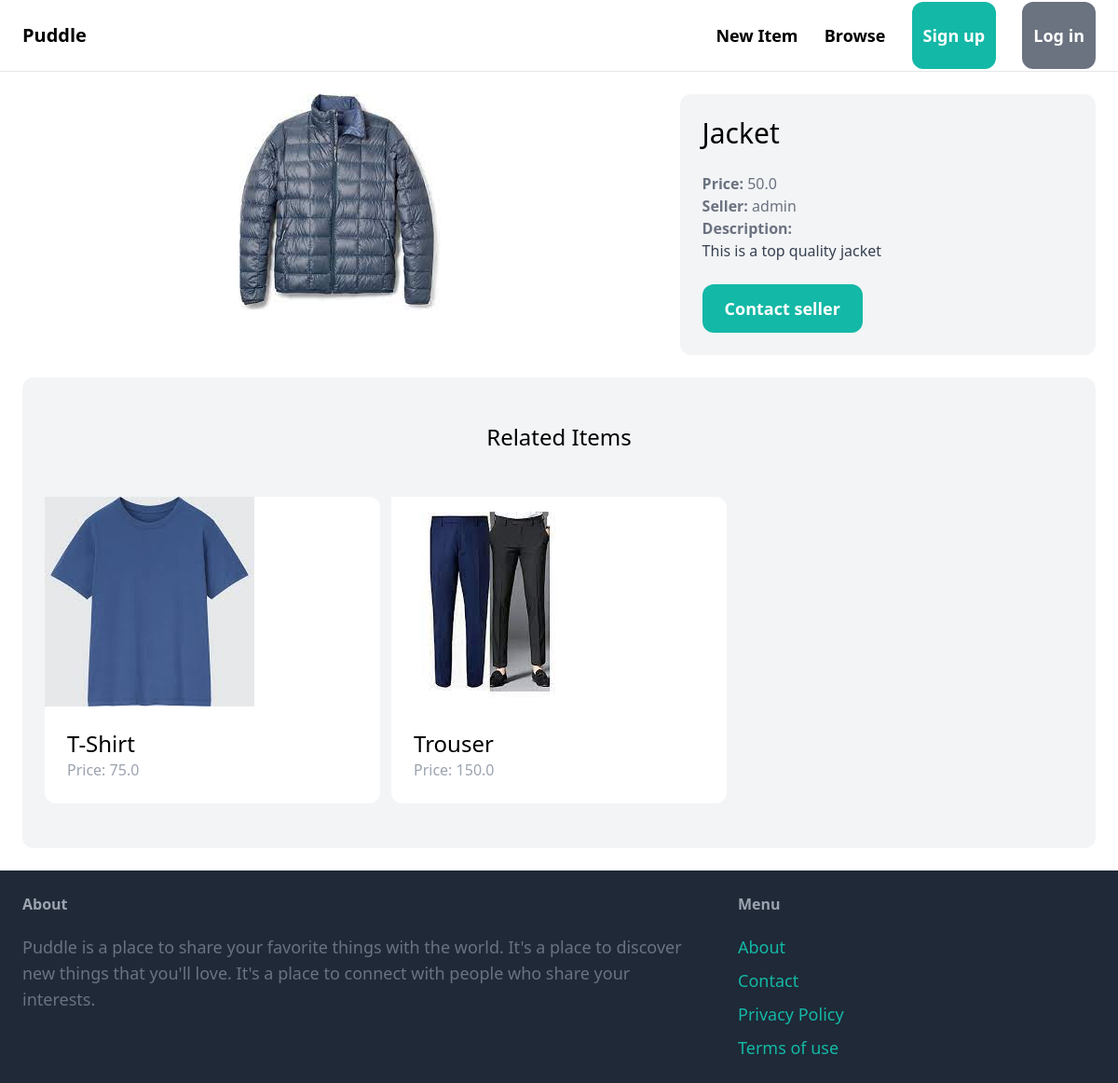
Screenshot of /items/2/ with the database file from the repository.
### item/models.py (models this page shows, shortened)
class Item(models.Model):
    name = models.CharField(max_length=255)
    description = models.TextField()
    price = models.FloatField()
    is_sold = models.BooleanField(default=False)
    created_at = models.DateTimeField(auto_now_add=True)
    created_by = models.ForeignKey(User, related_name='items', on_delete=models.CASCADE)
    category = models.ForeignKey(Category, related_name='items', on_delete=models.CASCADE)
    image = models.ImageField(upload_to='items_images', blank=True, null=True)
    class Meta:
        ordering = ['name']

### item/views.py (the view)
# urls.py: path('<int:pk>/', views.detail, name='detail'),
def detail(request, pk):
    item = get_object_or_404(Item, pk=pk)
    related_items = Item.objects.filter(category=item.category).exclude(pk=pk)[0:4]
    context = {
        'item': item,
        'related_items': related_items
    }
    return render(request, 'item/detail.html', context)

### item/templates/item/detail.html (shortened to what this page needs)
{% extends 'core/base.html' %}
{% block content %}
<div class="grid grid-cols-5 gap-6">
  <div class="col-span-3">
    <img src="{{ item.image.url }}" alt="{{ item.name }}" class="rounded-xl mx-auto" />
  </div>
  <div class="col-span-2 p-6 bg-gray-100 rounded-xl">
    <h1 class="mb-6 text-3xl">{{ item.name }}</h1>
    <p class="text-gray-500"><strong>Price: </strong>{{ item.price }}</p>
    <p class="text-gray-500">
      <strong>Seller: </strong>{{ item.created_by.username }}
    </p>
    {% if item.description %}
    <p class="text-gray-700">
      <strong class="text-gray-500">Description: </strong><br />
      {{ item.description }}
    </p>
    {% endif %}
    <a
      href="#"
      class="inline-block mt-6 px-6 py-3 text-lg font-semibold bg-teal-500 rounded-xl text-white hover:bg-teal-700"
      >Contact seller</a
    >
  </div>
</div>
<div class="mt-6 px-6 py-12 bg-gray-100 rounded-xl">
    <h2 class="mb-12 text-2xl text-center">Related Items</h2>
    <div class="grid grid-cols-3 gap-3">
        {% for item in related_items %}
        <div>
            <a href="{% url 'item:detail' item.id %}">
                <div class="rounded-t-xl bg-white">
                    <img src="{{ item.image.url }}">
                </div>
                <div class="p-6 bg-white rounded-b-xl">
                    <h2 class="text-2xl">{{ item.name }}</h2>
                    <p class="text-gray-400">Price: {{ item.price }}</p>
                </div>
            </a>
        </div>
        {% endfor %}
    </div>
</div>
{% endblock content %}

### rows the page displays
Item: image (picture), name "Jacket", price "50.0", created_by.username "admin", description "This is a top quality jacket"
Item: image (picture), name "T-Shirt", price "75.0"
Item: image (picture), name "Trouser", price "150.0"
